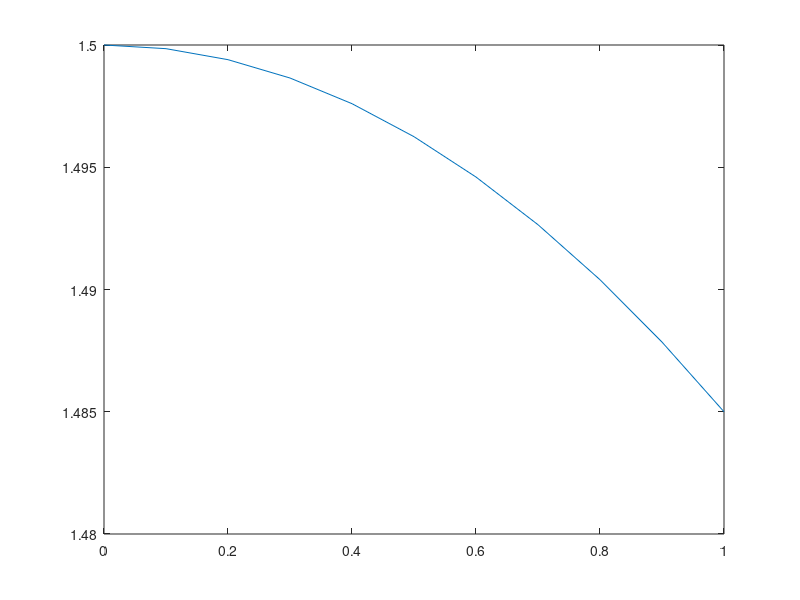

This chart was generated by the following MATLAB code:
n1 = 1.5;
%n2 = 1.485;
n2 = 1.49
theta_c = 1.429256853; % radians (80.89 degrees)
delta = .01;
theta_1 = .087; % radians (5 degrees)
x = 0:.1:1; % x = r/a
% Numerical Appeture
NA = n1*sqrt(2*delta)*sqrt(1-(x).^2);
% Index of Refraction
n_r = n1*(1-((x).^2)*delta);
plot(x,n_r)
%plot(x,NA,'r')
theta_2 = asin((n1/n2)*sin(theta_1));
deg = theta_2*180/pi